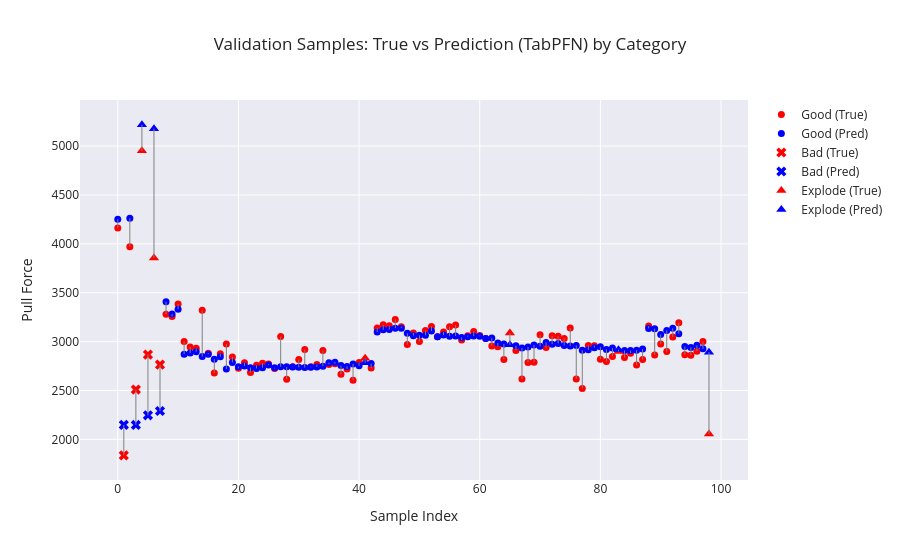

Write notebook code for a chart like this one.
### Markdown cell above
# Check Validation Data

### Code cell
import plotly.graph_objects as go
import numpy as np

# Convert to numpy arrays
true_vals = np.array(y_dev).ravel()
pred_vals = np.array(predictions).ravel()

# Sample index
sample_idx = np.arange(len(true_vals))

# Category array (must be aligned with y_dev)
categories = dev_df.groupby("Sample ID")["Category"].first().values

# Masks for each category
mask_good    = categories == "Good"
mask_bad     = categories == "Bad"
mask_explode = categories == "Explode"

fig = go.Figure()

# --- GOOD (circles) ---
fig.add_trace(go.Scatter(
    x=sample_idx[mask_good],
    y=true_vals[mask_good],
    mode="markers",
    name="Good (True)",
    marker=dict(symbol="circle", color="red", size=7)
))

fig.add_trace(go.Scatter(
    x=sample_idx[mask_good],
    y=pred_vals[mask_good],
    mode="markers",
    name="Good (Pred)",
    marker=dict(symbol="circle", color="blue", size=7)
))

# --- BAD (X) ---
fig.add_trace(go.Scatter(
    x=sample_idx[mask_bad],
    y=true_vals[mask_bad],
    mode="markers",
    name="Bad (True)",
    marker=dict(symbol="x", color="red", size=9)
))

fig.add_trace(go.Scatter(
    x=sample_idx[mask_bad],
    y=pred_vals[mask_bad],
    mode="markers",
    name="Bad (Pred)",
    marker=dict(symbol="x", color="blue", size=9)
))

# --- EXPLODE (triangle-up) ---
fig.add_trace(go.Scatter(
    x=sample_idx[mask_explode],
    y=true_vals[mask_explode],
    mode="markers",
    name="Explode (True)",
    marker=dict(symbol="triangle-up", color="red", size=9)
))

fig.add_trace(go.Scatter(
    x=sample_idx[mask_explode],
    y=pred_vals[mask_explode],
    mode="markers",
    name="Explode (Pred)",
    marker=dict(symbol="triangle-up", color="blue", size=9)
))

# Optional: connecting lines for each sample
for i in range(len(sample_idx)):
    fig.add_trace(go.Scatter(
        x=[sample_idx[i], sample_idx[i]],
        y=[true_vals[i], pred_vals[i]],
        mode="lines",
        line=dict(color="gray", width=1),
        showlegend=False
    ))

fig.update_layout(
    title="Validation Samples: True vs Prediction (TabPFN) by Category",
    xaxis_title="Sample Index",
    yaxis_title="Pull Force",
    template="seaborn"
)

fig.show()

### Figure 1 — Plotly figure (JSON) as saved in the notebook; plotly's stock layout.template omitted (floating-point values rounded to 4 significant figures)
{"data": [{"marker": {"color": "red", "size": 7, "symbol": "circle"}, "mode": "markers", "name": "Good (True)", "type": "scatter", "x": [0, 2, 8, 9, 10, 11, 12, 13, 14, 15, 16, 17, 18, 19, 20, 21, 22, 23, 24, 25, 26, 27, 28, 29, 30, 31, 32, 33, 34, 35, 36, 37, 38, 39, 40, 42, 43, 44, 45, 46, 47, 48, 49, 50, 51, 52, 53, 54, 55, 56, 57, 58, 59, 60, 61, 62, 63, 64, 66, 67, 68, 69, 70, 71, 72, 73, 74, 75, 76, 77, 78, 79, 80, 81, 82, 84, 85, 86, 87, 88, 89, 90, 91, 92, 93, 94, 95, 96, 97], "y": [4161.0, 3970.0, 3281.0, 3256.0, 3385.0, 3002.0, 2944.0, 2932.0, 3321.0, 2882.0, 2679.0, 2877.0, 2976.0, 2843.0, 2727.0, 2784.0, 2683.0, 2758.0, 2778.0, 2770.0, 2726.0, 3052.0, 2614.0, 2744.0, 2816.0, 2919.0, 2744.0, 2765.0, 2909.0, 2766.0, 2775.0, 2665.0, 2720.0, 2604.0, 2787.0, 2730.0, 3141.0, 3173.0, 3163.0, 3227.0, 3152.0, 2970.0, 3089.0, 3002.0, 3113.0, 3156.0, 3051.0, 3099.0, 3153.0, 3169.0, 3017.0, 3061.0, 3105.0, 3062.0, 3031.0, 2956.0, 2948.0, 2818.0, 2910.0, 2617.0, 2787.0, 2788.0, 3070.0, 2940.0, 3061.0, 3054.0, 3033.0, 3139.0, 2617.0, 2522.0, 2961.0, 2958.0, 2821.0, 2796.0, 2849.0, 2837.0, 2880.0, 2760.0, 2818.0, 3159.0, 2864.0, 2977.0, 2898.0, 3048.0, 3193.0, 2866.0, 2861.0, 2903.0, 3001.0]}, {"marker": {"color": "blue", "size": 7, "symbol": "circle"}, "mode": "markers", "name": "Good (Pred)", "type": "scatter", "x": [0, 2, 8, 9, 10, 11, 12, 13, 14, 15, 16, 17, 18, 19, 20, 21, 22, 23, 24, 25, 26, 27, 28, 29, 30, 31, 32, 33, 34, 35, 36, 37, 38, 39, 40, 42, 43, 44, 45, 46, 47, 48, 49, 50, 51, 52, 53, 54, 55, 56, 57, 58, 59, 60, 61, 62, 63, 64, 66, 67, 68, 69, 70, 71, 72, 73, 74, 75, 76, 77, 78, 79, 80, 81, 82, 84, 85, 86, 87, 88, 89, 90, 91, 92, 93, 94, 95, 96, 97], "y": [4252.0, 4261.0, 3408.0, 3282.0, 3331.0, 2871.0, 2884.0, 2897.0, 2847.0, 2871.0, 2821.0, 2846.0, 2720.0, 2788.0, 2744.0, 2752.0, 2734.0, 2726.0, 2734.0, 2762.0, 2732.0, 2743.0, 2742.0, 2741.0, 2737.0, 2734.0, 2739.0, 2741.0, 2748.0, 2785.0, 2790.0, 2755.0, 2746.0, 2772.0, 2753.0, 2775.0, 3099.0, 3122.0, 3123.0, 3137.0, 3137.0, 3085.0, 3061.0, 3065.0, 3064.0, 3109.0, 3050.0, 3068.0, 3055.0, 3058.0, 3042.0, 3050.0, 3058.0, 3055.0, 3032.0, 3036.0, 2986.0, 2975.0, 2958.0, 2935.0, 2945.0, 2966.0, 2952.0, 2991.0, 2974.0, 2982.0, 2960.0, 2956.0, 2961.0, 2912.0, 2916.0, 2938.0, 2947.0, 2920.0, 2935.0, 2910.0, 2909.0, 2913.0, 2924.0, 3135.0, 3132.0, 3074.0, 3114.0, 3136.0, 3081.0, 2950.0, 2941.0, 2962.0, 2926.0]}, {"marker": {"color": "red", "size": 9, "symbol": "x"}, "mode": "markers", "name": "Bad (True)", "type": "scatter", "x": [1, 3, 5, 7], "y": [1836.0, 2510.0, 2867.0, 2764.0]}, {"marker": {"color": "blue", "size": 9, "symbol": "x"}, "mode": "markers", "name": "Bad (Pred)", "type": "scatter", "x": [1, 3, 5, 7], "y": [2148.0, 2148.0, 2246.0, 2290.0]}, {"marker": {"color": "red", "size": 9, "symbol": "triangle-up"}, "mode": "markers", "name": "Explode (True)", "type": "scatter", "x": [4, 6, 41, 65, 83, 98], "y": [4952.0, 3856.0, 2830.0, 3089.0, 2899.0, 2054.0]}, {"marker": {"color": "blue", "size": 9, "symbol": "triangle-up"}, "mode": "markers", "name": "Explode (Pred)", "type": "scatter", "x": [4, 6, 41, 65, 83, 98], "y": [5220.0, 5177.0, 2784.0, 2968.0, 2918.0, 2891.0]}, {"line": {"color": "gray", "width": 1}, "mode": "lines", "showlegend": false, "type": "scatter", "x": [0, 0], "y": [4161.0, 4252.0]}, {"line": {"color": "gray", "width": 1}, "mode": "lines", "showlegend": false, "type": "scatter", "x": [1, 1], "y": [1836.0, 2148.0]}, {"line": {"color": "gray", "width": 1}, "mode": "lines", "showlegend": false, "type": "scatter", "x": [2, 2], "y": [3970.0, 4261.0]}, {"line": {"color": "gray", "width": 1}, "mode": "lines", "showlegend": false, "type": "scatter", "x": [3, 3], "y": [2510.0, 2148.0]}, {"line": {"color": "gray", "width": 1}, "mode": "lines", "showlegend": false, "type": "scatter", "x": [4, 4], "y": [4952, 5220.0]}, {"line": {"color": "gray", "width": 1}, "mode": "lines", "showlegend": false, "type": "scatter", "x": [5, 5], "y": [2867.0, 2246.0]}, {"line": {"color": "gray", "width": 1}, "mode": "lines", "showlegend": false, "type": "scatter", "x": [6, 6], "y": [3856.0, 5177.0]}, {"line": {"color": "gray", "width": 1}, "mode": "lines", "showlegend": false, "type": "scatter", "x": [7, 7], "y": [2764.0, 2290.0]}, {"line": {"color": "gray", "width": 1}, "mode": "lines", "showlegend": false, "type": "scatter", "x": [8, 8], "y": [3281.0, 3408.0]}, {"line": {"color": "gray", "width": 1}, "mode": "lines", "showlegend": false, "type": "scatter", "x": [9, 9], "y": [3256.0, 3282.0]}, {"line": {"color": "gray", "width": 1}, "mode": "lines", "showlegend": false, "type": "scatter", "x": [10, 10], "y": [3385.0, 3331.0]}, {"line": {"color": "gray", "width": 1}, "mode": "lines", "showlegend": false, "type": "scatter", "x": [11, 11], "y": [3002.0, 2871.0]}, {"line": {"color": "gray", "width": 1}, "mode": "lines", "showlegend": false, "type": "scatter", "x": [12, 12], "y": [2944.0, 2884.0]}, {"line": {"color": "gray", "width": 1}, "mode": "lines", "showlegend": false, "type": "scatter", "x": [13, 13], "y": [2932.0, 2897.0]}, {"line": {"color": "gray", "width": 1}, "mode": "lines", "showlegend": false, "type": "scatter", "x": [14, 14], "y": [3321.0, 2847.0]}, {"line": {"color": "gray", "width": 1}, "mode": "lines", "showlegend": false, "type": "scatter", "x": [15, 15], "y": [2882.0, 2871.0]}, {"line": {"color": "gray", "width": 1}, "mode": "lines", "showlegend": false, "type": "scatter", "x": [16, 16], "y": [2679.0, 2821.0]}, {"line": {"color": "gray", "width": 1}, "mode": "lines", "showlegend": false, "type": "scatter", "x": [17, 17], "y": [2877.0, 2846.0]}, {"line": {"color": "gray", "width": 1}, "mode": "lines", "showlegend": false, "type": "scatter", "x": [18, 18], "y": [2976.0, 2720.0]}, {"line": {"color": "gray", "width": 1}, "mode": "lines", "showlegend": false, "type": "scatter", "x": [19, 19], "y": [2843.0, 2788.0]}, {"line": {"color": "gray", "width": 1}, "mode": "lines", "showlegend": false, "type": "scatter", "x": [20, 20], "y": [2727.0, 2744.0]}, {"line": {"color": "gray", "width": 1}, "mode": "lines", "showlegend": false, "type": "scatter", "x": [21, 21], "y": [2784.0, 2752.0]}, {"line": {"color": "gray", "width": 1}, "mode": "lines", "showlegend": false, "type": "scatter", "x": [22, 22], "y": [2683.0, 2734.0]}, {"line": {"color": "gray", "width": 1}, "mode": "lines", "showlegend": false, "type": "scatter", "x": [23, 23], "y": [2758.0, 2726.0]}, {"line": {"color": "gray", "width": 1}, "mode": "lines", "showlegend": false, "type": "scatter", "x": [24, 24], "y": [2778.0, 2734.0]}, {"line": {"color": "gray", "width": 1}, "mode": "lines", "showlegend": false, "type": "scatter", "x": [25, 25], "y": [2770, 2762.0]}, {"line": {"color": "gray", "width": 1}, "mode": "lines", "showlegend": false, "type": "scatter", "x": [26, 26], "y": [2726.0, 2732.0]}, {"line": {"color": "gray", "width": 1}, "mode": "lines", "showlegend": false, "type": "scatter", "x": [27, 27], "y": [3052.0, 2743.0]}, {"line": {"color": "gray", "width": 1}, "mode": "lines", "showlegend": false, "type": "scatter", "x": [28, 28], "y": [2614.0, 2742.0]}, {"line": {"color": "gray", "width": 1}, "mode": "lines", "showlegend": false, "type": "scatter", "x": [29, 29], "y": [2744.0, 2741.0]}, {"line": {"color": "gray", "width": 1}, "mode": "lines", "showlegend": false, "type": "scatter", "x": [30, 30], "y": [2816.0, 2737.0]}, {"line": {"color": "gray", "width": 1}, "mode": "lines", "showlegend": false, "type": "scatter", "x": [31, 31], "y": [2919.0, 2734.0]}, {"line": {"color": "gray", "width": 1}, "mode": "lines", "showlegend": false, "type": "scatter", "x": [32, 32], "y": [2744.0, 2739.0]}, {"line": {"color": "gray", "width": 1}, "mode": "lines", "showlegend": false, "type": "scatter", "x": [33, 33], "y": [2765, 2741.0]}, {"line": {"color": "gray", "width": 1}, "mode": "lines", "showlegend": false, "type": "scatter", "x": [34, 34], "y": [2909.0, 2748.0]}, {"line": {"color": "gray", "width": 1}, "mode": "lines", "showlegend": false, "type": "scatter", "x": [35, 35], "y": [2766.0, 2785.0]}, {"line": {"color": "gray", "width": 1}, "mode": "lines", "showlegend": false, "type": "scatter", "x": [36, 36], "y": [2775.0, 2790.0]}, {"line": {"color": "gray", "width": 1}, "mode": "lines", "showlegend": false, "type": "scatter", "x": [37, 37], "y": [2665.0, 2755.0]}, {"line": {"color": "gray", "width": 1}, "mode": "lines", "showlegend": false, "type": "scatter", "x": [38, 38], "y": [2720.0, 2746.0]}, {"line": {"color": "gray", "width": 1}, "mode": "lines", "showlegend": false, "type": "scatter", "x": [39, 39], "y": [2604.0, 2772.0]}, {"line": {"color": "gray", "width": 1}, "mode": "lines", "showlegend": false, "type": "scatter", "x": [40, 40], "y": [2787.0, 2753.0]}, {"line": {"color": "gray", "width": 1}, "mode": "lines", "showlegend": false, "type": "scatter", "x": [41, 41], "y": [2830.0, 2784.0]}, {"line": {"color": "gray", "width": 1}, "mode": "lines", "showlegend": false, "type": "scatter", "x": [42, 42], "y": [2730.0, 2775.0]}, {"line": {"color": "gray", "width": 1}, "mode": "lines", "showlegend": false, "type": "scatter", "x": [43, 43], "y": [3141.0, 3099.0]}, {"line": {"color": "gray", "width": 1}, "mode": "lines", "showlegend": false, "type": "scatter", "x": [44, 44], "y": [3173.0, 3122.0]}, {"line": {"color": "gray", "width": 1}, "mode": "lines", "showlegend": false, "type": "scatter", "x": [45, 45], "y": [3163.0, 3123.0]}, {"line": {"color": "gray", "width": 1}, "mode": "lines", "showlegend": false, "type": "scatter", "x": [46, 46], "y": [3227.0, 3137.0]}, {"line": {"color": "gray", "width": 1}, "mode": "lines", "showlegend": false, "type": "scatter", "x": [47, 47], "y": [3152, 3137.0]}, {"line": {"color": "gray", "width": 1}, "mode": "lines", "showlegend": false, "type": "scatter", "x": [48, 48], "y": [2970.0, 3085.0]}, {"line": {"color": "gray", "width": 1}, "mode": "lines", "showlegend": false, "type": "scatter", "x": [49, 49], "y": [3089.0, 3061.0]}, {"line": {"color": "gray", "width": 1}, "mode": "lines", "showlegend": false, "type": "scatter", "x": [50, 50], "y": [3002.0, 3065.0]}, {"line": {"color": "gray", "width": 1}, "mode": "lines", "showlegend": false, "type": "scatter", "x": [51, 51], "y": [3113.0, 3064.0]}, {"line": {"color": "gray", "width": 1}, "mode": "lines", "showlegend": false, "type": "scatter", "x": [52, 52], "y": [3156.0, 3109.0]}, {"line": {"color": "gray", "width": 1}, "mode": "lines", "showlegend": false, "type": "scatter", "x": [53, 53], "y": [3051.0, 3050.0]}, {"line": {"color": "gray", "width": 1}, "mode": "lines", "showlegend": false, "type": "scatter", "x": [54, 54], "y": [3099.0, 3068.0]}, {"line": {"color": "gray", "width": 1}, "mode": "lines", "showlegend": false, "type": "scatter", "x": [55, 55], "y": [3153.0, 3055.0]}, {"line": {"color": "gray", "width": 1}, "mode": "lines", "showlegend": false, "type": "scatter", "x": [56, 56], "y": [3169.0, 3058.0]}, {"line": {"color": "gray", "width": 1}, "mode": "lines", "showlegend": false, "type": "scatter", "x": [57, 57], "y": [3017.0, 3042.0]}, {"line": {"color": "gray", "width": 1}, "mode": "lines", "showlegend": false, "type": "scatter", "x": [58, 58], "y": [3061.0, 3050.0]}, {"line": {"color": "gray", "width": 1}, "mode": "lines", "showlegend": false, "type": "scatter", "x": [59, 59], "y": [3105.0, 3058.0]}, {"line": {"color": "gray", "width": 1}, "mode": "lines", "showlegend": false, "type": "scatter", "x": [60, 60], "y": [3062.0, 3055.0]}, {"line": {"color": "gray", "width": 1}, "mode": "lines", "showlegend": false, "type": "scatter", "x": [61, 61], "y": [3031.0, 3032.0]}, {"line": {"color": "gray", "width": 1}, "mode": "lines", "showlegend": false, "type": "scatter", "x": [62, 62], "y": [2956.0, 3036.0]}, {"line": {"color": "gray", "width": 1}, "mode": "lines", "showlegend": false, "type": "scatter", "x": [63, 63], "y": [2948, 2986.0]}, {"line": {"color": "gray", "width": 1}, "mode": "lines", "showlegend": false, "type": "scatter", "x": [64, 64], "y": [2818.0, 2975.0]}, {"line": {"color": "gray", "width": 1}, "mode": "lines", "showlegend": false, "type": "scatter", "x": [65, 65], "y": [3089.0, 2968.0]}, {"line": {"color": "gray", "width": 1}, "mode": "lines", "showlegend": false, "type": "scatter", "x": [66, 66], "y": [2910.0, 2958.0]}, {"line": {"color": "gray", "width": 1}, "mode": "lines", "showlegend": false, "type": "scatter", "x": [67, 67], "y": [2617.0, 2935.0]}, {"line": {"color": "gray", "width": 1}, "mode": "lines", "showlegend": false, "type": "scatter", "x": [68, 68], "y": [2787.0, 2945.0]}, {"line": {"color": "gray", "width": 1}, "mode": "lines", "showlegend": false, "type": "scatter", "x": [69, 69], "y": [2788.0, 2966.0]}, {"line": {"color": "gray", "width": 1}, "mode": "lines", "showlegend": false, "type": "scatter", "x": [70, 70], "y": [3070.0, 2952.0]}, {"line": {"color": "gray", "width": 1}, "mode": "lines", "showlegend": false, "type": "scatter", "x": [71, 71], "y": [2940.0, 2991.0]}, {"line": {"color": "gray", "width": 1}, "mode": "lines", "showlegend": false, "type": "scatter", "x": [72, 72], "y": [3061.0, 2974.0]}, {"line": {"color": "gray", "width": 1}, "mode": "lines", "showlegend": false, "type": "scatter", "x": [73, 73], "y": [3054.0, 2982.0]}, {"line": {"color": "gray", "width": 1}, "mode": "lines", "showlegend": false, "type": "scatter", "x": [74, 74], "y": [3033, 2960.0]}, {"line": {"color": "gray", "width": 1}, "mode": "lines", "showlegend": false, "type": "scatter", "x": [75, 75], "y": [3139.0, 2956.0]}, {"line": {"color": "gray", "width": 1}, "mode": "lines", "showlegend": false, "type": "scatter", "x": [76, 76], "y": [2617.0, 2961.0]}, {"line": {"color": "gray", "width": 1}, "mode": "lines", "showlegend": false, "type": "scatter", "x": [77, 77], "y": [2522.0, 2912.0]}, {"line": {"color": "gray", "width": 1}, "mode": "lines", "showlegend": false, "type": "scatter", "x": [78, 78], "y": [2961.0, 2916.0]}, {"line": {"color": "gray", "width": 1}, "mode": "lines", "showlegend": false, "type": "scatter", "x": [79, 79], "y": [2958.0, 2938.0]}, {"line": {"color": "gray", "width": 1}, "mode": "lines", "showlegend": false, "type": "scatter", "x": [80, 80], "y": [2821.0, 2947.0]}, {"line": {"color": "gray", "width": 1}, "mode": "lines", "showlegend": false, "type": "scatter", "x": [81, 81], "y": [2796.0, 2920.0]}, {"line": {"color": "gray", "width": 1}, "mode": "lines", "showlegend": false, "type": "scatter", "x": [82, 82], "y": [2849.0, 2935.0]}, {"line": {"color": "gray", "width": 1}, "mode": "lines", "showlegend": false, "type": "scatter", "x": [83, 83], "y": [2899, 2918.0]}, {"line": {"color": "gray", "width": 1}, "mode": "lines", "showlegend": false, "type": "scatter", "x": [84, 84], "y": [2837.0, 2910.0]}, {"line": {"color": "gray", "width": 1}, "mode": "lines", "showlegend": false, "type": "scatter", "x": [85, 85], "y": [2880.0, 2909.0]}, {"line": {"color": "gray", "width": 1}, "mode": "lines", "showlegend": false, "type": "scatter", "x": [86, 86], "y": [2760.0, 2913.0]}, {"line": {"color": "gray", "width": 1}, "mode": "lines", "showlegend": false, "type": "scatter", "x": [87, 87], "y": [2818.0, 2924.0]}, {"line": {"color": "gray", "width": 1}, "mode": "lines", "showlegend": false, "type": "scatter", "x": [88, 88], "y": [3159.0, 3135.0]}, {"line": {"color": "gray", "width": 1}, "mode": "lines", "showlegend": false, "type": "scatter", "x": [89, 89], "y": [2864.0, 3132.0]}, {"line": {"color": "gray", "width": 1}, "mode": "lines", "showlegend": false, "type": "scatter", "x": [90, 90], "y": [2977.0, 3074.0]}, {"line": {"color": "gray", "width": 1}, "mode": "lines", "showlegend": false, "type": "scatter", "x": [91, 91], "y": [2898.0, 3114.0]}, {"line": {"color": "gray", "width": 1}, "mode": "lines", "showlegend": false, "type": "scatter", "x": [92, 92], "y": [3048.0, 3136.0]}, {"line": {"color": "gray", "width": 1}, "mode": "lines", "showlegend": false, "type": "scatter", "x": [93, 93], "y": [3193.0, 3081.0]}, {"line": {"color": "gray", "width": 1}, "mode": "lines", "showlegend": false, "type": "scatter", "x": [94, 94], "y": [2866.0, 2950.0]}, {"line": {"color": "gray", "width": 1}, "mode": "lines", "showlegend": false, "type": "scatter", "x": [95, 95], "y": [2861.0, 2941.0]}, {"line": {"color": "gray", "width": 1}, "mode": "lines", "showlegend": false, "type": "scatter", "x": [96, 96], "y": [2903.0, 2962.0]}, {"line": {"color": "gray", "width": 1}, "mode": "lines", "showlegend": false, "type": "scatter", "x": [97, 97], "y": [3001.0, 2926.0]}, {"line": {"color": "gray", "width": 1}, "mode": "lines", "showlegend": false, "type": "scatter", "x": [98, 98], "y": [2054.0, 2891.0]}], "layout": {"title": {"text": "Validation Samples: True vs Prediction (TabPFN) by Category"}, "xaxis": {"title": {"text": "Sample Index"}}, "yaxis": {"title": {"text": "Pull Force"}}}}
